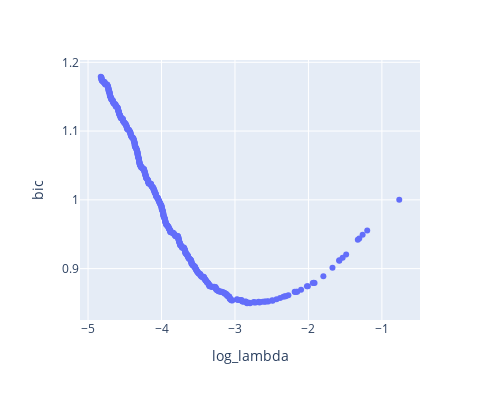

Notebook source saved alongside this figure:
### Code cell
reg_bic = LassoLarsIC(criterion="bic", normalize=False).fit(X_std.toarray(), y)
lambda_bic = pd.DataFrame({
    "log_lambda": np.log(reg_bic.alphas_),
    "bic": reg_bic.criterion_ / 1e4
})
px.scatter(lambda_bic, x="log_lambda", y="bic", height=400, width=500)

### Figure 1 — Plotly figure (JSON) as saved in the notebook; plotly's stock layout.template omitted (floating-point values rounded to 4 significant figures; data arrays with more than 128 entries replaced by an {"elided": "..."} marker saying what was removed)
{"data": [{"hovertemplate": "log_lambda=%{x}<br>bic=%{y}<extra></extra>", "legendgroup": "", "marker": {"color": "#636efa", "symbol": "circle"}, "mode": "markers", "name": "", "orientation": "v", "showlegend": false, "type": "scatter", "x": {"elided": "501 float values"}, "xaxis": "x", "y": {"elided": "501 float values"}, "yaxis": "y"}], "layout": {"height": 400, "legend": {"tracegroupgap": 0}, "margin": {"t": 60}, "width": 500, "xaxis": {"anchor": "y", "domain": [0, 1], "title": {"text": "log_lambda"}}, "yaxis": {"anchor": "x", "domain": [0, 1], "title": {"text": "bic"}}}}
